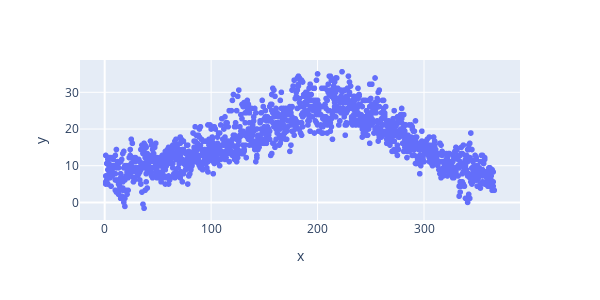

The code cell stored with this chart in its notebook:
### Markdown cell above
## Plotly

[see more](https://plot.ly/python/ipython-notebook-tutorial/)

### Code cell
import plotly.express as px
from plotly.offline import init_notebook_mode
init_notebook_mode(connected=True)

px.scatter(x=df['dayofyear'], y=df['temp_max'], height=300, width=600)

### Figure 1 — Plotly figure (JSON) as saved in the notebook; plotly's stock layout.template omitted (floating-point values rounded to 4 significant figures; data arrays with more than 128 entries replaced by an {"elided": "..."} marker saying what was removed)
{"data": [{"hoverlabel": {"namelength": 0}, "hovertemplate": "x=%{x}<br>y=%{y}", "legendgroup": "", "marker": {"color": "#636efa", "symbol": "circle"}, "mode": "markers", "name": "", "showlegend": false, "type": "scattergl", "x": {"elided": "1461 int values"}, "xaxis": "x", "y": {"elided": "1461 float values"}, "yaxis": "y"}], "layout": {"height": 300, "legend": {"tracegroupgap": 0}, "margin": {"t": 60}, "width": 600, "xaxis": {"anchor": "y", "autorange": true, "domain": [0, 1], "range": [-23.19, 390.2], "title": {"text": "x"}, "type": "linear"}, "yaxis": {"anchor": "x", "autorange": true, "domain": [0, 1], "range": [-4.802, 38.8], "title": {"text": "y"}, "type": "linear"}}}
